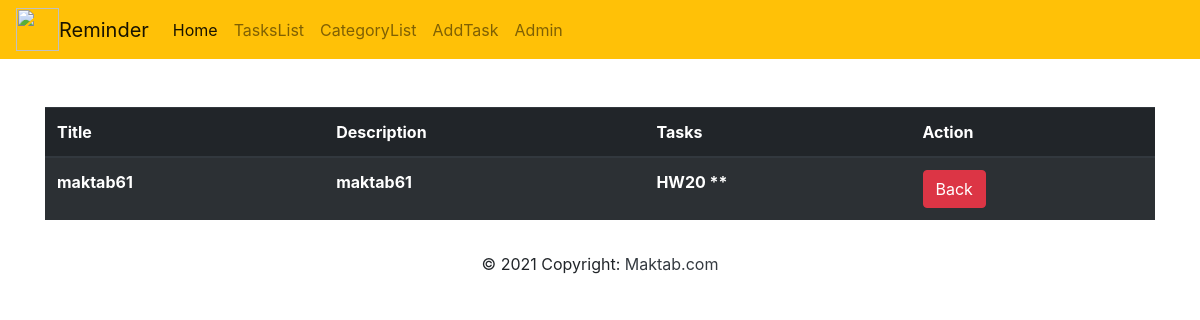
The page /category/1/ on the database as committed earlier.
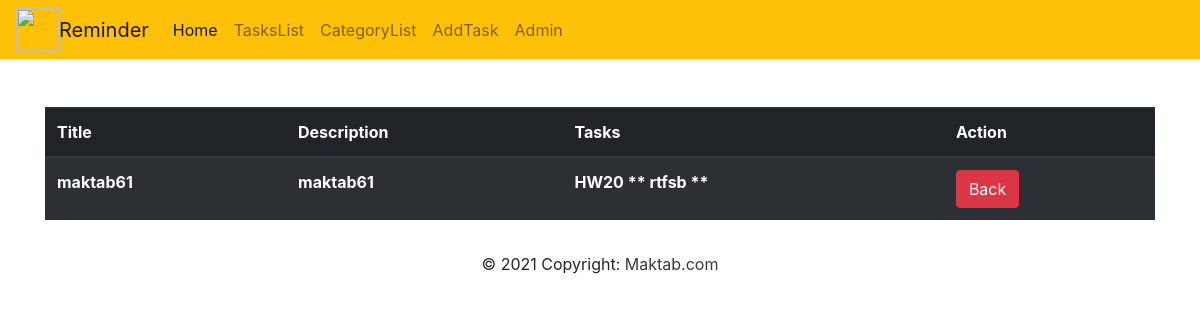
The same page on the database as committed later.
### todo/models.py (models this page shows, shortened)
class Task(models.Model):
    title = models.CharField(max_length=100, blank=False)
    description = models.TextField(max_length=500, blank=False)
    category = models.ManyToManyField(Category, related_name="cat_rel")
    PRIORITY_CHOICES = [
        ('high', 'high'),
        ('medium', 'medium'),
        ('low', 'low')
    ]
    priority = models.CharField(max_length=6, choices=PRIORITY_CHOICES, default="low")
    create_time = models.DateField(auto_now_add=True)
    dead_line = models.DateField()

### todo/views.py (the view)
# urls.py: path("category/<int:pk>/", CategoryDetail.as_view(), name="category_detail"),
class CategoryDetail(DetailView):
    model = Category
    template_name = 'todo/category_detail.html'
    def get_context_data(self, **kwargs):
        context = super().get_context_data(**kwargs)
        context["tasks"] = list(Task.objects.all().filter(category=context["category"]))
        return context

### template/todo/category_detail.html (shortened to what this page needs)
{% extends "base.html" %}
{% block content %}
    <div class="container mt-5">
            <table class="table table-striped mt-4 table-dark">
                <thead>
                    <tr>
                        <th scope="col">
                            Title
                        </th>
                        <th scope="col">
                            Description
                        </th>
                        <th scope="col">
                            Tasks
                        </th>
                        <th scope="col">
                            Action
                        </th>
                    </tr>
                </thead>
                <tbody>
                    <tr>
                        <th >{{category.category_name}}</th>
                        <th >{{category.description}}</th>
                        <th >
                            {% for t in tasks%}
                                {{t.title}} **
                            {% endfor %}
                        </th>
                        <th>
                            <a href="{% url 'category_list' %}" class="btn btn-danger">Back</a>
                        </th>
                    </tr>
                </tbody>
            </table>
        </div>
{% endblock %}

Rows that differ between the two databases and show on the page:
added Task: title "rtfsb"
